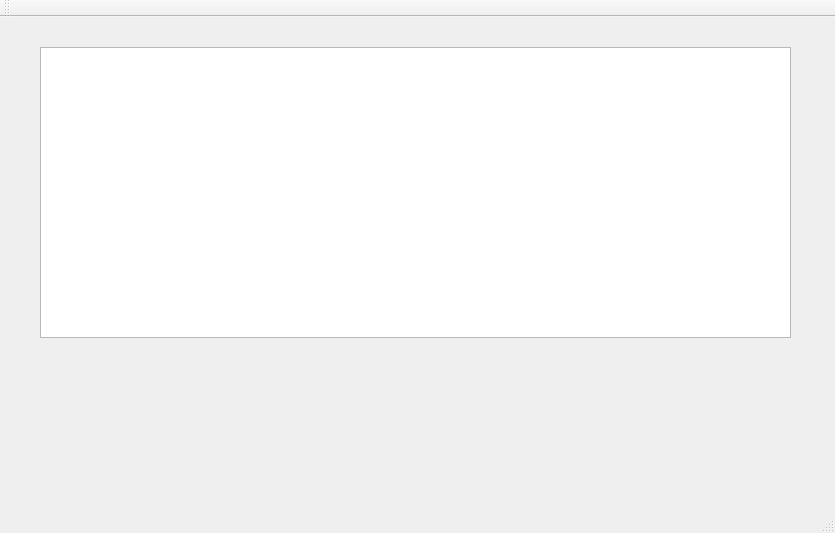
<?xml version="1.0" encoding="UTF-8"?>
<ui version="4.0">
 <class>MainWindow</class>
 <widget class="QMainWindow" name="MainWindow">
  <property name="geometry">
   <rect>
    <x>0</x>
    <y>0</y>
    <width>835</width>
    <height>533</height>
   </rect>
  </property>
  <property name="windowTitle">
   <string>MainWindow</string>
  </property>
  <widget class="QWidget" name="centralWidget">
   <widget class="QTextEdit" name="textEdit">
    <property name="geometry">
     <rect>
      <x>40</x>
      <y>30</y>
      <width>751</width>
      <height>291</height>
     </rect>
    </property>
   </widget>
  </widget>
  <widget class="QMenuBar" name="menuBar">
   <property name="geometry">
    <rect>
     <x>0</x>
     <y>0</y>
     <width>835</width>
     <height>20</height>
    </rect>
   </property>
  </widget>
  <widget class="QToolBar" name="mainToolBar">
   <attribute name="toolBarArea">
    <enum>TopToolBarArea</enum>
   </attribute>
   <attribute name="toolBarBreak">
    <bool>false</bool>
   </attribute>
  </widget>
  <widget class="QStatusBar" name="statusBar"/>
 </widget>
 <layoutdefault spacing="6" margin="11"/>
 <resources/>
 <connections/>
</ui>
